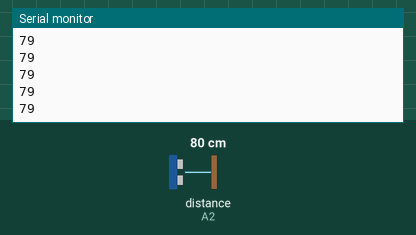
Bench run of a sketch on a simulated Arduino Uno, built with avr-gcc and run on an emulated ATmega328P. Parts: the last lines printed to the serial monitor. Wiring (inferred from the names in the program): ultrasonic range finder: trigger A1; echo A2. The test bench sets the inputs (shaded band); at power-on: distance to the obstacle (sensor on A2) 80 cm. The echo pulse lasts 58.3 µs per cm.

Above: at 1.2 s.
1.3 s: distance to the obstacle (sensor on A2) set to 2 cm
At 1.51 s:
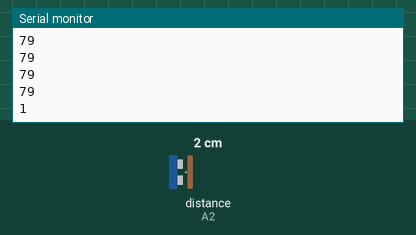
2.8 s: distance to the obstacle (sensor on A2) set to 4 cm
At 2.85 s:
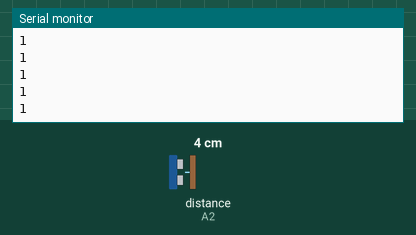
Timing chart, 0 to 5.8 s (numbered marks = the images above; inputs shaded):
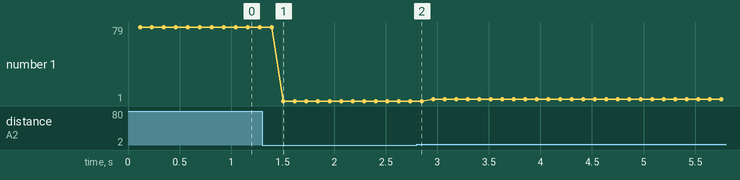

The sketch:

hcsr04-manual.ino
```cpp
#define TRIG_PIN A1
#define ECHO_PIN A2
void setup () {
    Serial.begin(9600);  // We initialize serial connection so that we could print values from sensor.
    pinMode(TRIG_PIN, OUTPUT);
    pinMode(ECHO_PIN, INPUT);
}

void loop () {
  delay(10);
  digitalWrite(TRIG_PIN, LOW);
  digitalWrite(TRIG_PIN, HIGH);
  delayMicroseconds(1000);
  digitalWrite(TRIG_PIN, LOW);
  int duration = pulseIn(ECHO_PIN, HIGH);
  int distance = (duration/2) / 29.1;
  delay(100);
  Serial.println(distance);
}
```

Measured:
- after the input at 1.3 s, the serial monitor: prints a new line after 0.21 s (image 1)
- plotted number 1: 79 → 1 after the input at 1.3 s, 1 → 3 after the input at 2.8 s
